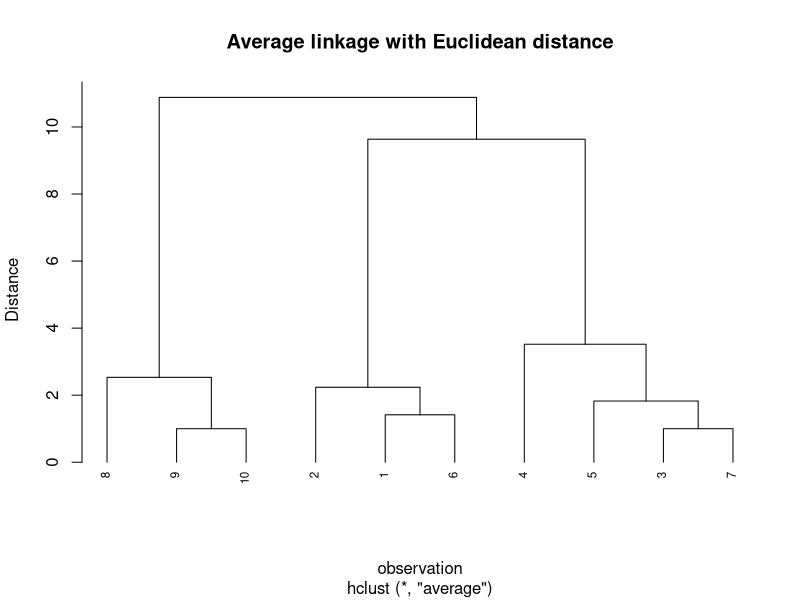

The R source for this figure:
# ch12.1 Distance measures
# ch12.2 Average linkage method

# read csv file
dat1 <- read.csv("data/ch12_dat1.csv")
dat2 <- dat1[, -1]

# Euclidean distance
D1 <- dist(dat2)
round(D1, 2)

# Average linkage method
# check how different from linkage method
hc_c <- hclust(D1, method = "average")
plot(hc_c,
     hang = -1, cex = 0.7, main = "Average linkage with Euclidean distance",
     ylab = "Distance", xlab = "observation"
)
